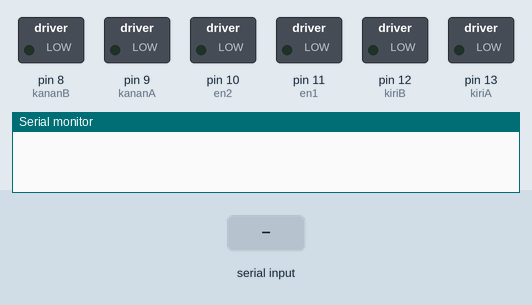
A sketch run on a simulated Arduino Uno, built with avr-gcc and run on an emulated ATmega328P. On the bench: switched loads named in the sketch (green lamp = pin HIGH), the last lines printed to the serial monitor. Inputs (shaded band) come from the test bench.

Above: at 1.2 s.
1.3 s: "M" received over Serial
At 1.6 s:
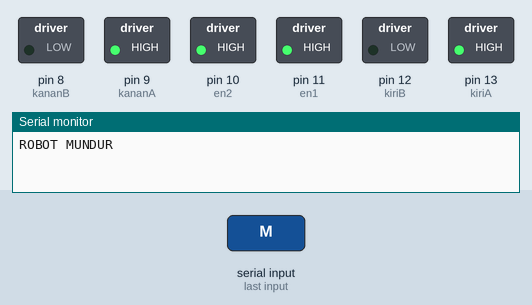
2.8 s: "K" received over Serial
At 4.0 s:
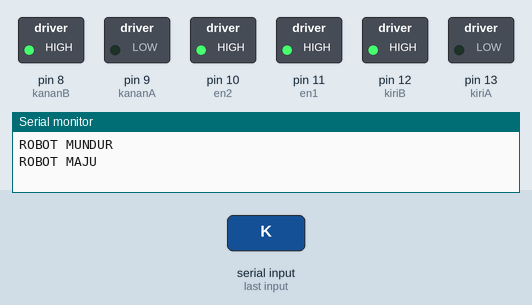
4.3 s: "Z" received over Serial
At 5.1 s:
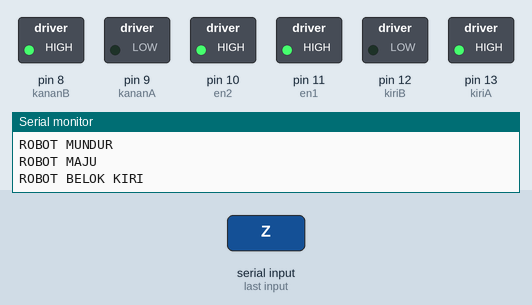
5.8 s: "A" received over Serial
At 6.3 s:
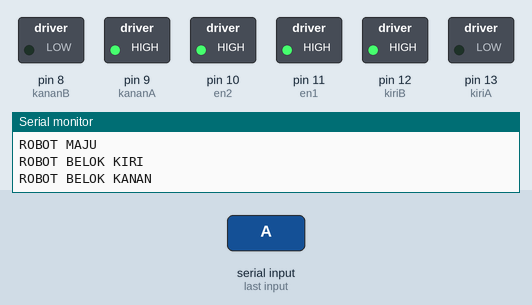
7.3 s: "1" received over Serial
At 8.6 s:
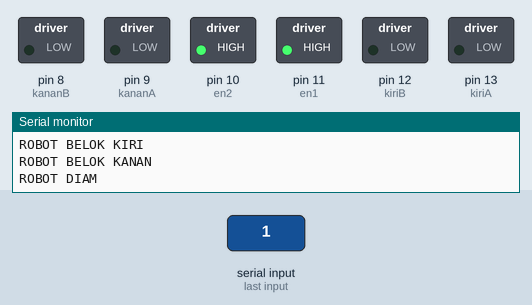
Timing chart, 0 to 9.8 s (numbered marks = the images above; inputs shaded):
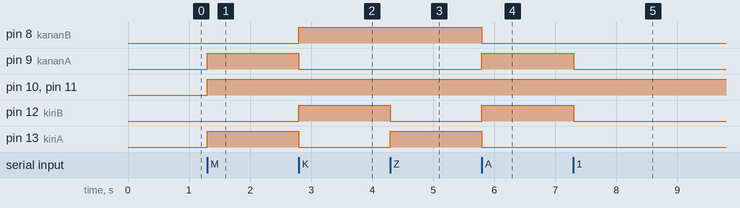

Measured:
- after the input at 1.3 s, pin 9 (kananA), pin 10 (en2), pin 11 (en1), pin 13 (kiriA): LOW → HIGH at once
- after the input at 2.8 s, pin 8 (kananB), pin 12 (kiriB): LOW → HIGH at once; pin 9 (kananA), pin 13 (kiriA): HIGH → LOW at once
- after the input at 4.3 s, pin 12 (kiriB): HIGH → LOW at once; pin 13 (kiriA): LOW → HIGH at once
- after the input at 5.8 s, pin 8 (kananB), pin 13 (kiriA): HIGH → LOW at once; pin 9 (kananA), pin 12 (kiriB): LOW → HIGH at once
- after the input at 7.3 s, pin 9 (kananA), pin 12 (kiriB): HIGH → LOW at once

The sketch:

projek_robot_kontrol_keyboard1.ino
```cpp
// ROBOT KONTROL KOMPUTER
// Definisi awal
int kiriA = 13;
int kiriB = 12;
int kananA = 9;
int kananB = 8;
int en1 = 11;
int en2 = 10;
void setup()
{
  Serial.begin(9600);
  pinMode(kiriA,OUTPUT);
  pinMode(kiriB,OUTPUT);
  pinMode(kananA,OUTPUT);
  pinMode(kananB,OUTPUT);
  pinMode(en1,OUTPUT);
  pinMode(en2,OUTPUT);
}
void loop()
{
  if(Serial.available()>0)
  {
    byte dataku=Serial.read();
    analogWrite(en1,255);
    analogWrite(en2,255);

    if (dataku=='M')
    {
      digitalWrite(kiriA,HIGH);
      digitalWrite(kiriB,LOW);
      digitalWrite(kananA,HIGH);
      digitalWrite(kananB,LOW);
      Serial.println("ROBOT MUNDUR");
    }
    else if (dataku=='K')
    {
      digitalWrite(kiriA,LOW);
      digitalWrite(kiriB,HIGH);
      digitalWrite(kananA,LOW);
      digitalWrite(kananB,HIGH);
      Serial.println("ROBOT MAJU");
    }
    else if (dataku=='Z')
    {
      digitalWrite(kiriA,HIGH);
      digitalWrite(kiriB,LOW);
      digitalWrite(kananA,LOW);
      digitalWrite(kananB,HIGH);
      Serial.println("ROBOT BELOK KIRI");
    }
    else if (dataku=='A')
    {
      digitalWrite(kiriA,LOW);
      digitalWrite(kiriB,HIGH);
      digitalWrite(kananA,HIGH);
      digitalWrite(kananB,LOW);
      Serial.println("ROBOT BELOK KANAN");
    }
    else
    {
      digitalWrite(kiriA,LOW);
      digitalWrite(kiriB,LOW);
      digitalWrite(kananA,LOW);
      digitalWrite(kananB,LOW);
      Serial.println("ROBOT DIAM");
    }
  }
}
```
